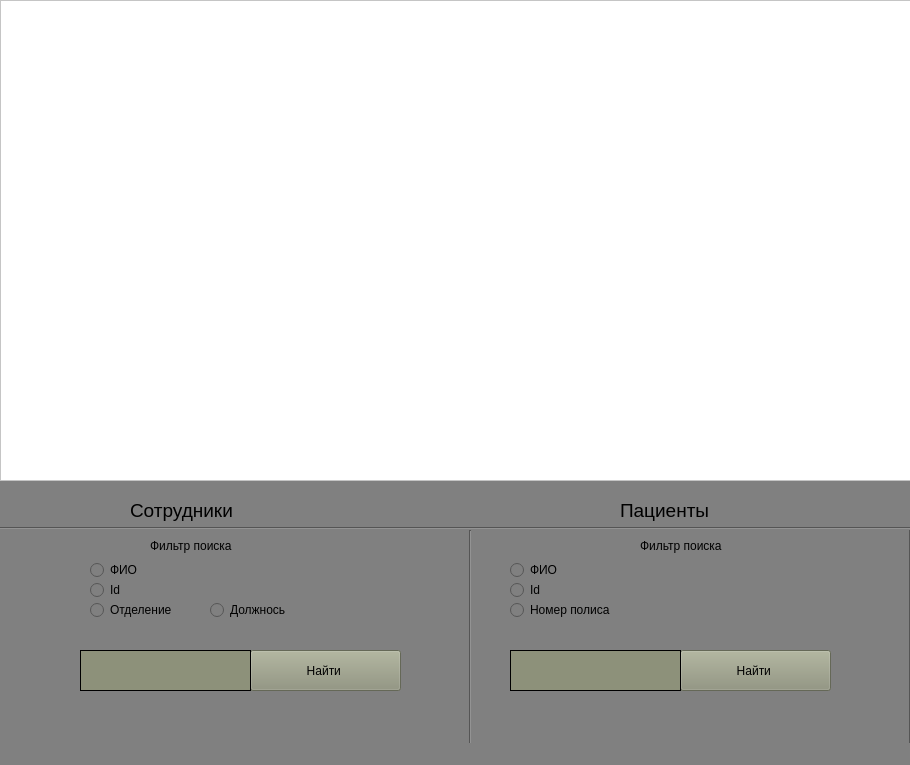
<?xml version="1.0" encoding="UTF-8"?>
<ui version="4.0">
 <class>MainWindow</class>
 <widget class="QMainWindow" name="MainWindow">
  <property name="geometry">
   <rect>
    <x>0</x>
    <y>0</y>
    <width>910</width>
    <height>765</height>
   </rect>
  </property>
  <property name="windowTitle">
   <string>MainWindow</string>
  </property>
  <property name="styleSheet">
   <string notr="true">background-color: rgb(128,128,128);</string>
  </property>
  <widget class="QWidget" name="centralwidget">
   <widget class="QTableWidget" name="querryResult">
    <property name="geometry">
     <rect>
      <x>0</x>
      <y>0</y>
      <width>911</width>
      <height>481</height>
     </rect>
    </property>
    <property name="styleSheet">
     <string notr="true">background-color: white;
</string>
    </property>
   </widget>
   <widget class="QPushButton" name="findEmploye">
    <property name="geometry">
     <rect>
      <x>250</x>
      <y>650</y>
      <width>151</width>
      <height>41</height>
     </rect>
    </property>
    <property name="styleSheet">
     <string notr="true">background-color: #8d917a;</string>
    </property>
    <property name="text">
     <string>Найти </string>
    </property>
   </widget>
   <widget class="QPushButton" name="findPatient">
    <property name="geometry">
     <rect>
      <x>680</x>
      <y>650</y>
      <width>151</width>
      <height>41</height>
     </rect>
    </property>
    <property name="styleSheet">
     <string notr="true">background-color: #8d917a;</string>
    </property>
    <property name="text">
     <string>Найти </string>
    </property>
   </widget>
   <widget class="QLineEdit" name="employeeInput">
    <property name="geometry">
     <rect>
      <x>80</x>
      <y>650</y>
      <width>171</width>
      <height>41</height>
     </rect>
    </property>
    <property name="styleSheet">
     <string notr="true">background-color: #8d917a;
border: 1px solid black;</string>
    </property>
    <property name="text">
     <string/>
    </property>
   </widget>
   <widget class="QLineEdit" name="patientInput">
    <property name="geometry">
     <rect>
      <x>510</x>
      <y>650</y>
      <width>171</width>
      <height>41</height>
     </rect>
    </property>
    <property name="styleSheet">
     <string notr="true">background-color: #8d917a;
border: 1px solid black;</string>
    </property>
   </widget>
   <widget class="QLabel" name="label">
    <property name="geometry">
     <rect>
      <x>150</x>
      <y>530</y>
      <width>101</width>
      <height>31</height>
     </rect>
    </property>
    <property name="text">
     <string>Фильтр поиска</string>
    </property>
    <property name="wordWrap">
     <bool>false</bool>
    </property>
   </widget>
   <widget class="QLabel" name="label_2">
    <property name="geometry">
     <rect>
      <x>640</x>
      <y>530</y>
      <width>101</width>
      <height>31</height>
     </rect>
    </property>
    <property name="text">
     <string>Фильтр поиска</string>
    </property>
   </widget>
   <widget class="QRadioButton" name="employeeSurname">
    <property name="geometry">
     <rect>
      <x>90</x>
      <y>560</y>
      <width>95</width>
      <height>20</height>
     </rect>
    </property>
    <property name="text">
     <string>ФИО</string>
    </property>
   </widget>
   <widget class="QRadioButton" name="employeeId">
    <property name="geometry">
     <rect>
      <x>90</x>
      <y>580</y>
      <width>95</width>
      <height>20</height>
     </rect>
    </property>
    <property name="text">
     <string>Id</string>
    </property>
   </widget>
   <widget class="QRadioButton" name="employeeDepartment">
    <property name="geometry">
     <rect>
      <x>90</x>
      <y>600</y>
      <width>95</width>
      <height>20</height>
     </rect>
    </property>
    <property name="text">
     <string>Отделение</string>
    </property>
   </widget>
   <widget class="QRadioButton" name="patientSurname">
    <property name="geometry">
     <rect>
      <x>510</x>
      <y>560</y>
      <width>95</width>
      <height>20</height>
     </rect>
    </property>
    <property name="text">
     <string>ФИО</string>
    </property>
   </widget>
   <widget class="QRadioButton" name="patientId">
    <property name="geometry">
     <rect>
      <x>510</x>
      <y>580</y>
      <width>95</width>
      <height>20</height>
     </rect>
    </property>
    <property name="text">
     <string>Id</string>
    </property>
   </widget>
   <widget class="QRadioButton" name="patientPolicy">
    <property name="geometry">
     <rect>
      <x>510</x>
      <y>600</y>
      <width>111</width>
      <height>20</height>
     </rect>
    </property>
    <property name="text">
     <string>Номер полиса</string>
    </property>
   </widget>
   <widget class="QRadioButton" name="employeePosition">
    <property name="geometry">
     <rect>
      <x>210</x>
      <y>600</y>
      <width>95</width>
      <height>20</height>
     </rect>
    </property>
    <property name="text">
     <string>Должнось</string>
    </property>
   </widget>
   <widget class="Line" name="line">
    <property name="geometry">
     <rect>
      <x>0</x>
      <y>520</y>
      <width>531</width>
      <height>16</height>
     </rect>
    </property>
    <property name="orientation">
     <enum>Qt::Horizontal</enum>
    </property>
   </widget>
   <widget class="Line" name="line_2">
    <property name="geometry">
     <rect>
      <x>460</x>
      <y>530</y>
      <width>20</width>
      <height>221</height>
     </rect>
    </property>
    <property name="orientation">
     <enum>Qt::Vertical</enum>
    </property>
   </widget>
   <widget class="Line" name="line_3">
    <property name="geometry">
     <rect>
      <x>530</x>
      <y>520</y>
      <width>381</width>
      <height>16</height>
     </rect>
    </property>
    <property name="orientation">
     <enum>Qt::Horizontal</enum>
    </property>
   </widget>
   <widget class="Line" name="line_4">
    <property name="geometry">
     <rect>
      <x>840</x>
      <y>530</y>
      <width>141</width>
      <height>231</height>
     </rect>
    </property>
    <property name="orientation">
     <enum>Qt::Vertical</enum>
    </property>
   </widget>
   <widget class="QLabel" name="label_3">
    <property name="geometry">
     <rect>
      <x>620</x>
      <y>500</y>
      <width>121</width>
      <height>21</height>
     </rect>
    </property>
    <property name="styleSheet">
     <string notr="true">font-size: 19px
</string>
    </property>
    <property name="text">
     <string>Пациенты</string>
    </property>
   </widget>
   <widget class="QLabel" name="label_4">
    <property name="geometry">
     <rect>
      <x>130</x>
      <y>500</y>
      <width>111</width>
      <height>21</height>
     </rect>
    </property>
    <property name="styleSheet">
     <string notr="true">font-size:19px</string>
    </property>
    <property name="text">
     <string>Сотрудники</string>
    </property>
   </widget>
  </widget>
  <widget class="QMenuBar" name="menubar">
   <property name="geometry">
    <rect>
     <x>0</x>
     <y>0</y>
     <width>910</width>
     <height>21</height>
    </rect>
   </property>
  </widget>
  <widget class="QStatusBar" name="statusbar"/>
 </widget>
 <resources/>
 <connections/>
</ui>
